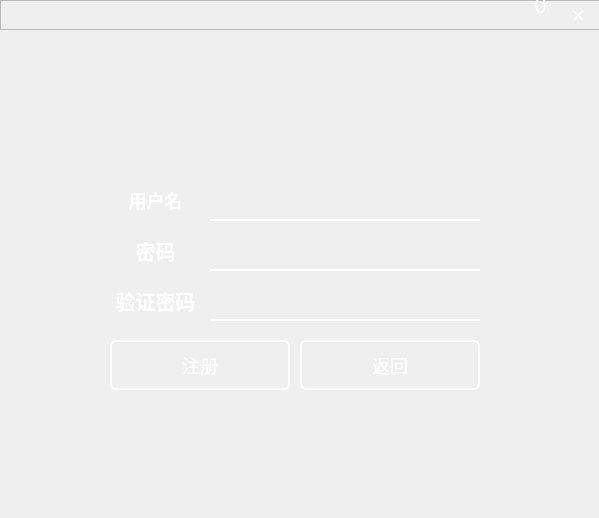
<?xml version="1.0" encoding="UTF-8"?>
<ui version="4.0">
 <author>CaoHaiMing</author>
 <class>signUp</class>
 <widget class="QWidget" name="signUp">
  <property name="windowModality">
   <enum>Qt::NonModal</enum>
  </property>
  <property name="geometry">
   <rect>
    <x>0</x>
    <y>0</y>
    <width>599</width>
    <height>518</height>
   </rect>
  </property>
  <property name="minimumSize">
   <size>
    <width>599</width>
    <height>518</height>
   </size>
  </property>
  <property name="maximumSize">
   <size>
    <width>599</width>
    <height>518</height>
   </size>
  </property>
  <property name="font">
   <font>
    <pointsize>25</pointsize>
    <weight>50</weight>
    <italic>false</italic>
    <bold>false</bold>
    <kerning>true</kerning>
   </font>
  </property>
  <property name="cursor">
   <cursorShape>ArrowCursor</cursorShape>
  </property>
  <property name="windowTitle">
   <string>注册页面</string>
  </property>
  <property name="windowIcon">
   <iconset>
    <normaloff>system/images/qq.jpeg</normaloff>system/images/qq.jpeg</iconset>
  </property>
  <property name="autoFillBackground">
   <bool>false</bool>
  </property>
  <property name="styleSheet">
   <string notr="true">/* Author : Caohaiming */
#signUp{
background-image: url(:/lay/system/images/AI.jpeg);
}</string>
  </property>
  <widget class="QLabel" name="Username_label">
   <property name="geometry">
    <rect>
     <x>110</x>
     <y>180</y>
     <width>91</width>
     <height>41</height>
    </rect>
   </property>
   <property name="font">
    <font>
     <pointsize>-1</pointsize>
     <weight>75</weight>
     <bold>true</bold>
    </font>
   </property>
   <property name="styleSheet">
    <string notr="true">color:white;background: transparent;
font-size : 18px;</string>
   </property>
   <property name="frameShadow">
    <enum>QFrame::Plain</enum>
   </property>
   <property name="lineWidth">
    <number>1</number>
   </property>
   <property name="text">
    <string>用户名</string>
   </property>
   <property name="scaledContents">
    <bool>false</bool>
   </property>
   <property name="alignment">
    <set>Qt::AlignCenter</set>
   </property>
  </widget>
  <widget class="QLabel" name="Password_Verify_label">
   <property name="geometry">
    <rect>
     <x>110</x>
     <y>280</y>
     <width>91</width>
     <height>41</height>
    </rect>
   </property>
   <property name="font">
    <font>
     <pointsize>-1</pointsize>
     <weight>75</weight>
     <bold>true</bold>
    </font>
   </property>
   <property name="styleSheet">
    <string notr="true">color:white;background: transparent;
font-size : 20px;</string>
   </property>
   <property name="text">
    <string>验证密码</string>
   </property>
   <property name="alignment">
    <set>Qt::AlignCenter</set>
   </property>
  </widget>
  <widget class="QLineEdit" name="verify_lineEdit">
   <property name="geometry">
    <rect>
     <x>210</x>
     <y>280</y>
     <width>270</width>
     <height>41</height>
    </rect>
   </property>
   <property name="font">
    <font>
     <pointsize>9</pointsize>
     <weight>50</weight>
     <italic>false</italic>
     <bold>false</bold>
     <kerning>true</kerning>
    </font>
   </property>
   <property name="cursor">
    <cursorShape>ArrowCursor</cursorShape>
   </property>
   <property name="autoFillBackground">
    <bool>false</bool>
   </property>
   <property name="styleSheet">
    <string notr="true">QLineEdit{
        /*border-radius: 4px;*/
        height: 30px;
		/*font-size: 18px;*/
        background: transparent;
}
QLineEdit:enabled {
		color:#FFFFFF;
		border-color:#FFFFFF;
		border-style:solid;
		border-top-width:0px;
		border-right-width:0px;
		border-bottom-width:2px;
		border-left-width:0px;
        color: white;
}
/*QLineEdit:enabled:hover, QLineEdit:enabled:focus {
        color: rgb(80, 80, 80);
        border: 1px solid rgb(111, 156, 207);
        background : transparent;
		border-radius: 4px;
}*/
QLineEdit:!enabled {
        color: rgb(80, 80, 80);
}</string>
   </property>
   <property name="text">
    <string/>
   </property>
   <property name="echoMode">
    <enum>QLineEdit::Password</enum>
   </property>
  </widget>
  <widget class="QPushButton" name="SignUp_Button">
   <property name="geometry">
    <rect>
     <x>110</x>
     <y>340</y>
     <width>180</width>
     <height>50</height>
    </rect>
   </property>
   <property name="styleSheet">
    <string notr="true">QPushButton{
	background: transparent;
    height:30px;
    color: white;
    border: 2px solid #FFFFFF;
    border-radius: 6px;
	font-size : 18px;
}
QPushButton:hover {
    background-color: #0000FF;
	
    border-radius: 6px;
    color:white;
	font-size : 20px;
}
QPushButton:pressed {
	
    /*左内边距为3像素，让按下时字向右移动3像素*/  
    padding-left:3px;
    /*上内边距为3像素，让按下时字向下移动3像素*/  
    padding-top:3px;
}</string>
   </property>
   <property name="text">
    <string>注册</string>
   </property>
  </widget>
  <widget class="QFrame" name="menu">
   <property name="geometry">
    <rect>
     <x>0</x>
     <y>0</y>
     <width>600</width>
     <height>30</height>
    </rect>
   </property>
   <property name="minimumSize">
    <size>
     <width>600</width>
     <height>30</height>
    </size>
   </property>
   <property name="maximumSize">
    <size>
     <width>600</width>
     <height>30</height>
    </size>
   </property>
   <property name="styleSheet">
    <string notr="true">QFrame{
    /*background: transparent;*/
	border-color:white;
	color: qlineargradient(spread:pad, x1:0, y1:0, x2:1, y2:0, stop:0 rgb(0, 0, 0), stop:0.25 rgb(0, 0, 60),stop:0.50 rgb(0, 0, 120),stop:0.75 rgb(0, 0, 180),stop:1 rgb(0, 0, 255));
}</string>
   </property>
   <property name="frameShape">
    <enum>QFrame::StyledPanel</enum>
   </property>
   <property name="frameShadow">
    <enum>QFrame::Raised</enum>
   </property>
   <widget class="QPushButton" name="closeButton">
    <property name="geometry">
     <rect>
      <x>558</x>
      <y>0</y>
      <width>41</width>
      <height>29</height>
     </rect>
    </property>
    <property name="minimumSize">
     <size>
      <width>29</width>
      <height>29</height>
     </size>
    </property>
    <property name="font">
     <font>
      <family>Arial Rounded MT Bold</family>
      <pointsize>18</pointsize>
      <weight>50</weight>
      <italic>false</italic>
      <bold>false</bold>
      <underline>false</underline>
     </font>
    </property>
    <property name="styleSheet">
     <string notr="true">QPushButton{
	color: qlineargradient(spread:pad, x1:0, y1:0, x2:1, y2:0, stop:0 rgb(0, 0, 0), stop:1 rgb(255, 255, 255));
    border: none;
	background : transparent;
	border-radius:1px;
}
/*悬停*/
QPushButton:hover {
    color: grey;
}
/*鼠标按下不放*/
QPushButton:pressed {
    padding-left:3px;
    padding-top:3px;
}</string>
    </property>
    <property name="text">
     <string>×</string>
    </property>
    <property name="checkable">
     <bool>false</bool>
    </property>
    <property name="autoDefault">
     <bool>false</bool>
    </property>
    <property name="default">
     <bool>false</bool>
    </property>
    <property name="flat">
     <bool>false</bool>
    </property>
   </widget>
   <widget class="QPushButton" name="minButton">
    <property name="geometry">
     <rect>
      <x>520</x>
      <y>-10</y>
      <width>41</width>
      <height>29</height>
     </rect>
    </property>
    <property name="minimumSize">
     <size>
      <width>29</width>
      <height>29</height>
     </size>
    </property>
    <property name="font">
     <font>
      <family>Webdings</family>
      <pointsize>16</pointsize>
      <weight>50</weight>
      <italic>false</italic>
      <bold>false</bold>
      <underline>false</underline>
     </font>
    </property>
    <property name="styleSheet">
     <string notr="true">QPushButton{
	color: qlineargradient(spread:pad, x1:0, y1:0, x2:1, y2:0, stop:0 rgb(0, 0, 0), stop:1 rgb(255, 255, 255));
    border: none;
	background : transparent;
}
/*悬停*/
QPushButton:hover {
    color: grey;
}
/*鼠标按下不放*/
QPushButton:pressed {
    padding-left:3px;
    padding-top:3px;
}</string>
    </property>
    <property name="text">
     <string>0</string>
    </property>
    <property name="checkable">
     <bool>false</bool>
    </property>
    <property name="autoDefault">
     <bool>false</bool>
    </property>
    <property name="default">
     <bool>false</bool>
    </property>
    <property name="flat">
     <bool>false</bool>
    </property>
   </widget>
  </widget>
  <widget class="QPushButton" name="return_Button">
   <property name="geometry">
    <rect>
     <x>300</x>
     <y>340</y>
     <width>180</width>
     <height>50</height>
    </rect>
   </property>
   <property name="styleSheet">
    <string notr="true">QPushButton{
	background: transparent;
    height:30px;
    color: white;
    border: 2px solid #FFFFFF;
    border-radius: 6px;
	font-size : 18px;
}
QPushButton:hover {
    background-color: #0000FF;
	
    border-radius: 6px;
    color:white;
	font-size : 20px;
}
QPushButton:pressed {
	
    /*左内边距为3像素，让按下时字向右移动3像素*/  
    padding-left:3px;
    /*上内边距为3像素，让按下时字向下移动3像素*/  
    padding-top:3px;
}</string>
   </property>
   <property name="text">
    <string>返回</string>
   </property>
  </widget>
  <widget class="QLineEdit" name="Password_lineEdit">
   <property name="geometry">
    <rect>
     <x>210</x>
     <y>230</y>
     <width>270</width>
     <height>41</height>
    </rect>
   </property>
   <property name="font">
    <font>
     <pointsize>9</pointsize>
     <weight>50</weight>
     <italic>false</italic>
     <bold>false</bold>
     <kerning>true</kerning>
    </font>
   </property>
   <property name="cursor">
    <cursorShape>ArrowCursor</cursorShape>
   </property>
   <property name="autoFillBackground">
    <bool>false</bool>
   </property>
   <property name="styleSheet">
    <string notr="true">QLineEdit{
        /*border-radius: 4px;*/
        height: 30px;
		/*font-size: 18px;*/
        background: transparent;
}
QLineEdit:enabled {
		color:#FFFFFF;
		border-color:#FFFFFF;
		border-style:solid;
		border-top-width:0px;
		border-right-width:0px;
		border-bottom-width:2px;
		border-left-width:0px;
        color: white;
}
/*QLineEdit:enabled:hover, QLineEdit:enabled:focus {
        color: rgb(80, 80, 80);
        border: 1px solid rgb(111, 156, 207);
        background : transparent;
		border-radius: 4px;
}*/
QLineEdit:!enabled {
        color: rgb(80, 80, 80);
}</string>
   </property>
   <property name="text">
    <string/>
   </property>
   <property name="echoMode">
    <enum>QLineEdit::Password</enum>
   </property>
  </widget>
  <widget class="QLabel" name="Password_label">
   <property name="geometry">
    <rect>
     <x>110</x>
     <y>230</y>
     <width>91</width>
     <height>41</height>
    </rect>
   </property>
   <property name="font">
    <font>
     <pointsize>-1</pointsize>
     <weight>75</weight>
     <bold>true</bold>
    </font>
   </property>
   <property name="styleSheet">
    <string notr="true">color:white;background: transparent;
font-size : 20px;</string>
   </property>
   <property name="text">
    <string>密码</string>
   </property>
   <property name="alignment">
    <set>Qt::AlignCenter</set>
   </property>
  </widget>
  <widget class="QLineEdit" name="Username">
   <property name="geometry">
    <rect>
     <x>210</x>
     <y>180</y>
     <width>270</width>
     <height>41</height>
    </rect>
   </property>
   <property name="font">
    <font>
     <pointsize>-1</pointsize>
     <weight>50</weight>
     <italic>false</italic>
     <bold>false</bold>
     <kerning>true</kerning>
    </font>
   </property>
   <property name="cursor">
    <cursorShape>ArrowCursor</cursorShape>
   </property>
   <property name="autoFillBackground">
    <bool>false</bool>
   </property>
   <property name="styleSheet">
    <string notr="true">QLineEdit{
        /*border-radius: 4px;*/
        height: 30px;
		font-size: 20px;
        background: transparent;
}
QLineEdit:enabled {
		color:#FFFFFF;
		border-color:#FFFFFF;
		border-style:solid;
		border-top-width:0px;
		border-right-width:0px;
		border-bottom-width:2px;
		border-left-width:0px;
        color: white;
}
/*QLineEdit:enabled:hover, QLineEdit:enabled:focus {
        color: rgb(80, 80, 80);
        border: 1px solid rgb(111, 156, 207);
        background : transparent;
		border-radius: 4px;
}*/
QLineEdit:!enabled {
        color: rgb(80, 80, 80);
}</string>
   </property>
   <property name="inputMethodHints">
    <set>Qt::ImhNone</set>
   </property>
   <property name="text">
    <string/>
   </property>
   <property name="echoMode">
    <enum>QLineEdit::Normal</enum>
   </property>
  </widget>
 </widget>
 <resources>
  <include location="icon.qrc"/>
 </resources>
 <connections>
  <connection>
   <sender>minButton</sender>
   <signal>clicked()</signal>
   <receiver>signUp</receiver>
   <slot>showMinimized()</slot>
   <hints>
    <hint type="sourcelabel">
     <x>540</x>
     <y>4</y>
    </hint>
    <hint type="destinationlabel">
     <x>299</x>
     <y>258</y>
    </hint>
   </hints>
  </connection>
  <connection>
   <sender>closeButton</sender>
   <signal>clicked()</signal>
   <receiver>signUp</receiver>
   <slot>close()</slot>
   <hints>
    <hint type="sourcelabel">
     <x>578</x>
     <y>14</y>
    </hint>
    <hint type="destinationlabel">
     <x>299</x>
     <y>258</y>
    </hint>
   </hints>
  </connection>
  <connection>
   <sender>return_Button</sender>
   <signal>clicked()</signal>
   <receiver>signUp</receiver>
   <slot>close()</slot>
   <hints>
    <hint type="sourcelabel">
     <x>389</x>
     <y>364</y>
    </hint>
    <hint type="destinationlabel">
     <x>299</x>
     <y>258</y>
    </hint>
   </hints>
  </connection>
 </connections>
</ui>
